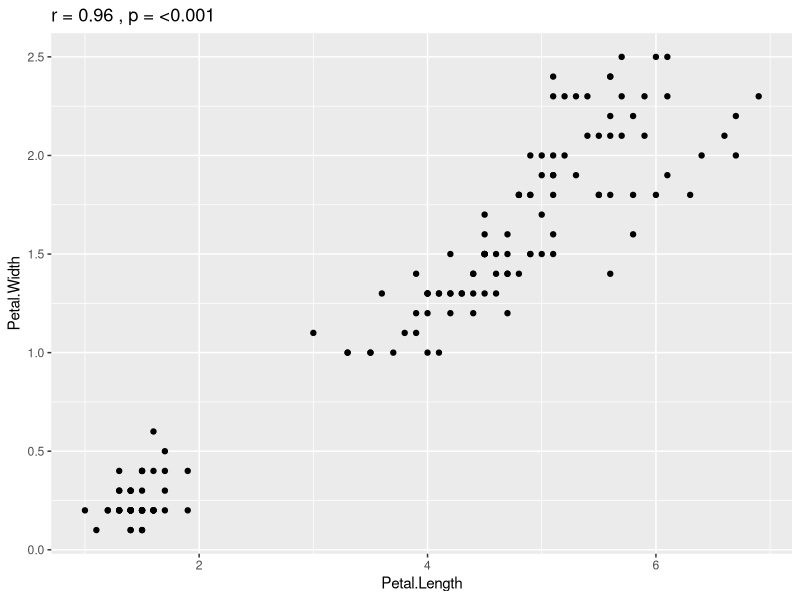
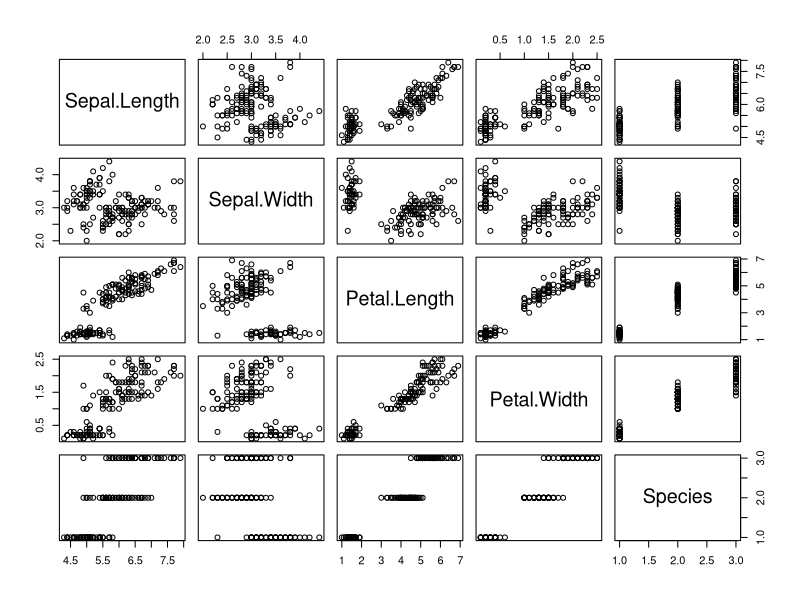
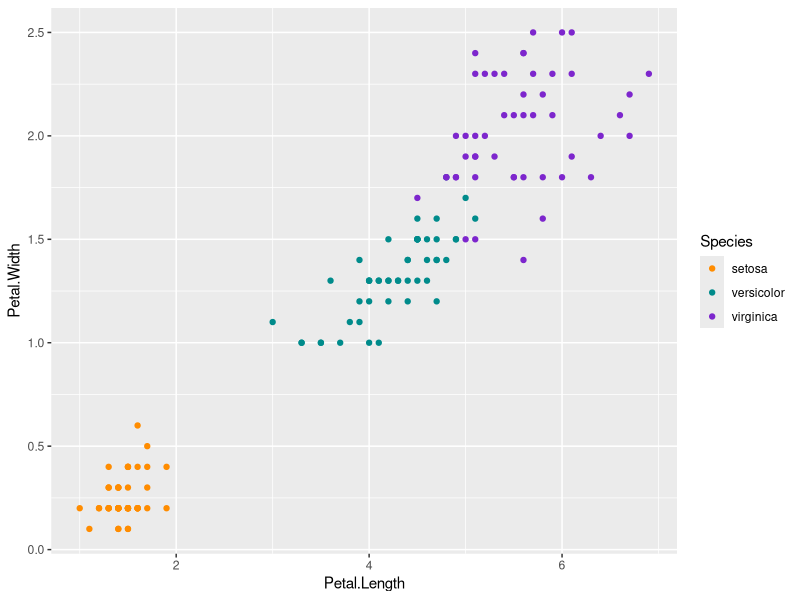
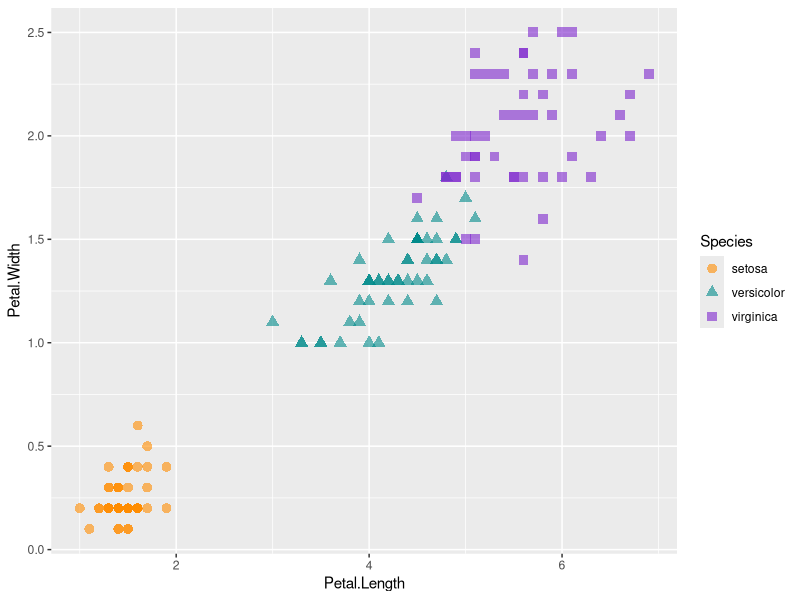
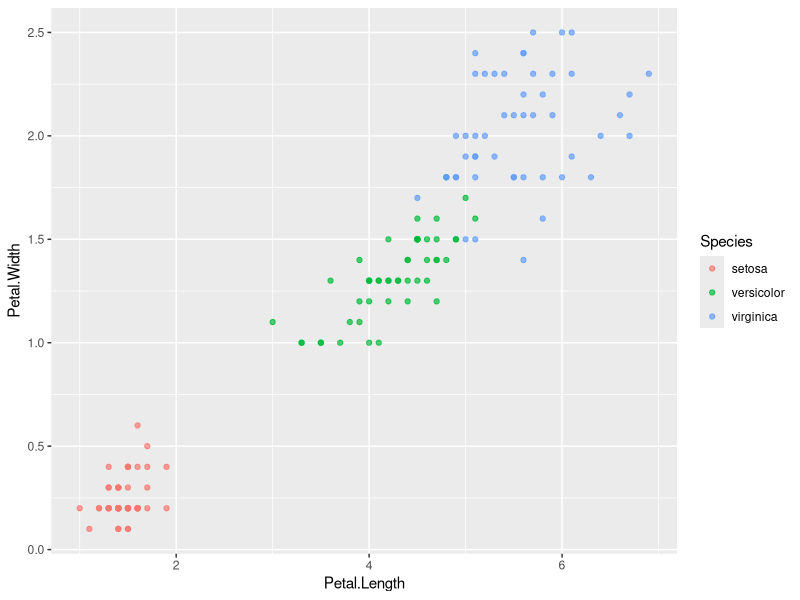
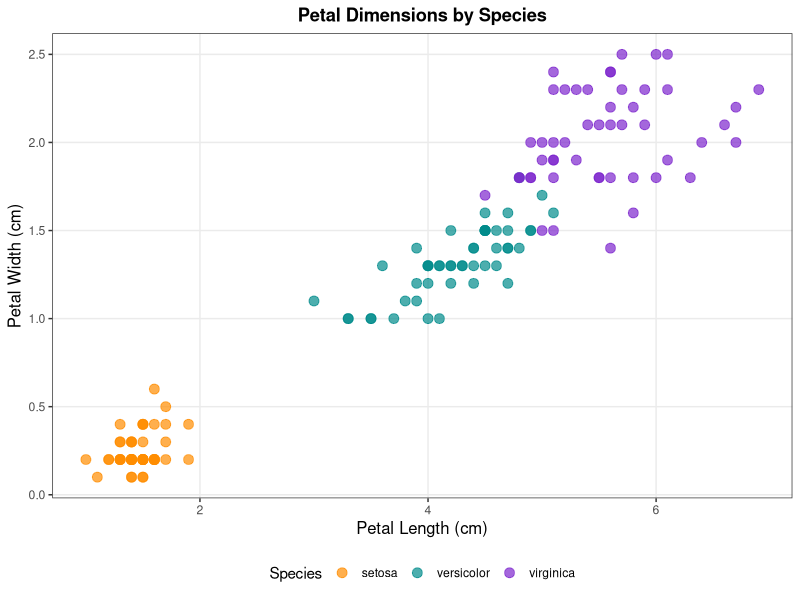
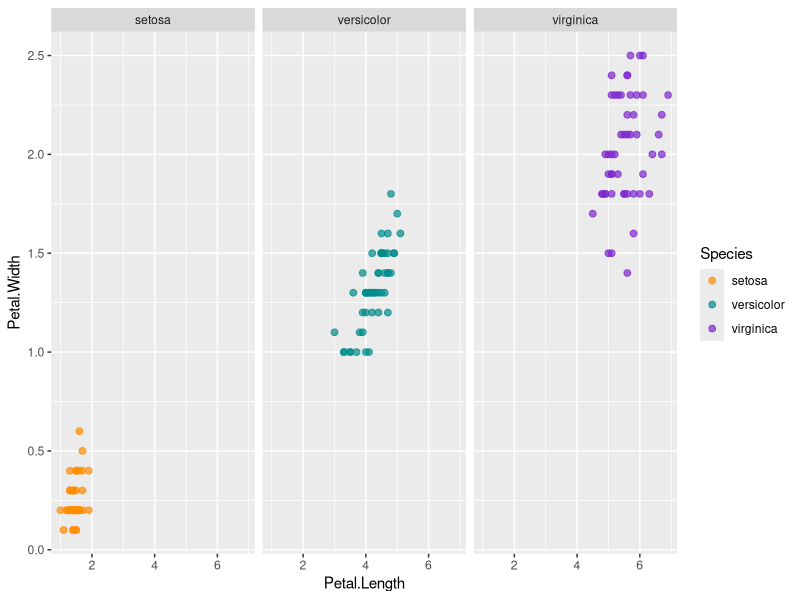
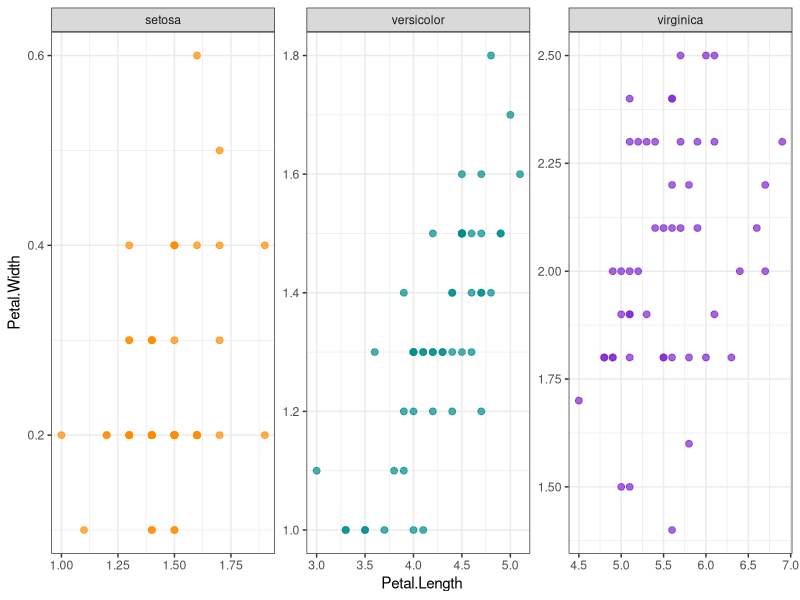

Write R code to recreate these figures, in order.
# MES 503 Week 3 Lab - Correlation + Making Visuals Pretty
# This script includes a coding exercise designed to build your understanding of 
# correlation while also learning more about customzing ggplot visuals

# Created by Kayla Blincow 9/1/2026
#------------------------------------------------------------------------------


####INTRODUCTION####

# This week we're going to work with the iris dataset, a classic dataset in R
# that was collected by Edgar Anderson and made famous by statistician Ronald
# Fisher in 1936. It contains measurements of 150 flowers from three species
# of iris (setosa, versicolor, and virginica), including the length and width
# of their petals and sepals.

# We're going to use this dataset to explore the concept of CORRELATION -
# whether and how strongly two numeric variables are related to one another -
# and to level up our ggplot2 skills by learning how to customize the look of
# our plots rather than relying on the defaults.



####SET UP MY SCRIPT####

# clear your workspace
rm(list = ls())
# WRITE NOTES ABOUT WHAT THIS DOES HERE AND WHY YOU SHOULD BE CAREFUL WITH IT.

# load necessary packages
library(ggplot2) #our data viz package

# the iris dataset comes built into R, so we don't need to read in a csv file!
# create an object to house our data
flowers <- iris

# take a look at the first six rows of the data
head(flowers)

# check out the structure of the dataset - what variables do we have, and
# what type of data is in each column?
str(flowers)

# Thoughts? What do the columns mean? How many species are there?
#WRITE NOTES HERE


####WHAT IS CORRELATION?####

# Correlation describes the strength AND direction of a relationship between
# two numeric variables. It is often summarized using a correlation
# coefficient (r), which ranges from -1 to 1:
#   - values close to  1 indicate a strong POSITIVE relationship
#     (as one variable increases, so does the other)
#   - values close to -1 indicate a strong NEGATIVE relationship
#     (as one variable increases, the other decreases)
#   - values close to  0 indicate a weak or no linear relationship

# We can calculate a correlation coefficient using the cor() function.
# Let's see how petal length and petal width are related.
cor(flowers$Petal.Length, flowers$Petal.Width)

# What happened? 
# What does the "$" notation do?
# What does this value tell you about the relationship between petal length and 
# petal width?
#WRITE NOTES HERE

# YOUR TURN
# Calculate the correlation coefficient between sepal length and sepal width.

####FILL IN CODE HERE####


# How does this value compare to the petal length/width correlation? What
# does that tell you?
#WRITE YOUR ANSWER HERE





####IS THAT CORRELATION SIGNIFICANT?####

# cor() gives us the strength/direction of a relationship, but it doesn't
# tell us whether that relationship is statistically significant, or could
# plausibly have arisen just by chance. For that, we need a hypothesis test!

# We can use cor.test() to run a Pearson's correlation test. This test
# assumes both variables are roughly normally distributed and that their
# relationship is linear. It gives us:
#   - t: the test statistic
#   - df: degrees of freedom
#   - p-value: the probability of seeing a correlation this strong (or
#     stronger) if there were truly NO relationship between the variables
#   - a 95% confidence interval for the true correlation coefficient
#   - cor: the correlation coefficient itself (same as what cor() gives you)

# Let's test whether petal length and petal width are significantly
# correlated.
cor.test(flowers$Petal.Length, flowers$Petal.Width, method = "pearson")

# What happened? Look at the p-value - using an alpha (significance
# threshold) of 0.05, would you conclude that petal length and petal width
# are significantly correlated?
#WRITE NOTES HERE

# We can also save the results of our test as an object, which lets us pull
# out specific pieces of it (handy for reporting results or adding them to
# a plot!).
petal_cor <- cor.test(flowers$Petal.Length, flowers$Petal.Width, method = "pearson")

# look at the structure of our saved test object - what pieces does it contain?
str(petal_cor)
# psst... you can also check it out in your workspace pane in the upper right corner

# pull out just the p-value
petal_cor$p.value

# pull out just the correlation coefficient
petal_cor$estimate

# YOUR TURN
# Run a Pearson's correlation test between sepal length and sepal width, and
# save the results as an object called sepal_cor.

####FILL IN CODE HERE####


# Is the relationship between sepal length and sepal width statistically
# significant? How does the strength (r) of this relationship compare to the
# petal length/petal width relationship?
#WRITE YOUR ANSWER HERE


# Correlation coefficients and test statistics are useful, but visualizing
# the relationship helps us understand it more intuitively (and can reveal
# patterns that a single number might hide, like non-linear relationships or
# the influence of outliers/groups).

# We can use a scatterplot to visualize the relationship between two numeric
# variables, and add the correlation coefficient AND p-value right onto our
# plot title using paste()!

ggplot(data = flowers, #specify our data
       mapping = aes(x = Petal.Length, #petal length on the x axis
                     y = Petal.Width)) + #petal width on the y axis
  geom_point() + #scatterplot of points
  labs(title = paste("r =", round(petal_cor$estimate, 2),
                     ", p =", format.pval(petal_cor$p.value, digits = 2, eps = 0.001)))
#paste() glues text together, round() rounds our correlation coefficient to
#2 decimal places, and format.pval() formats our p-value nicely (and
#handles very small p-values using the eps argument)

# NOTE: p-values very close to zero (like this one!) will often be reported
# by R as "< 2.2e-16" - this is scientific notation, and it means the p-value
# is smaller than R can precisely calculate/display, NOT that it is exactly
# zero.

# Do you notice anything weird about this visual? Try adapting the visual to 
# explore any weirdnesses you see.

#FILL IN CODE HERE




#NOTE: sometimes ggplot is a little overkill... If you want to take a quick look
#at relationships between variables you can use the Base R plot() function
plot(flowers)
#not pretty but gets the job done for taking a quick look

####CUSTOMIZING YOUR PLOTS####

# So far we've mostly used ggplot2's default settings. Now let's learn how to
# take control of the look of our plots! This is useful for making your
# figures more readable, more visually appealing, and ready for a
# presentation or publication.


###Custom Color Palettes###

# By default, ggplot2 picks colors for us. But we can define our own! There
# are a few ways to do this - here we'll use scale_color_manual() to assign
# specific colors to each species.

# Spend some time looking at the code below and draw what you think the
# resulting plot will look like before running it.

ggplot(data = flowers,
       mapping = aes(x = Petal.Length,
                     y = Petal.Width,
                     color = Species)) + #color points by species
  geom_point() +
  scale_color_manual(values = c("setosa" = "darkorange", #assign a color to each level
                                "versicolor" = "cyan4",
                                "virginica" = "purple3"))

# You can use hex codes too! (e.g. "#E69F00" instead of "darkorange")
# Try a site like https://coolors.co/ or https://r-graph-gallery.com/color-palette-finder
# if you want some inspiration for color palettes.


###Changing Shape, Size, and Alpha###

# We can also map variables to POINT SHAPE, and manually control point SIZE
# and ALPHA (transparency) to help with overplotting (when points overlap
# and become hard to distinguish).

ggplot(data = flowers,
       mapping = aes(x = Petal.Length,
                     y = Petal.Width,
                     color = Species,
                     shape = Species)) + #map shape to species too
  geom_point(size = 3, #make our points bigger
             alpha = 0.6) + #make our points 60% opaque (partially see-through)
  scale_color_manual(values = c("setosa" = "darkorange",
                                "versicolor" = "cyan4",
                                "virginica" = "purple3")) +
  scale_shape_manual(values = c("setosa" = 16, #circle
                                "versicolor" = 17, #triangle
                                "virginica" = 15)) #square

# What did changing alpha do for you here? Why might that be useful with a
# larger dataset?
#WRITE YOUR ANSWER HERE

# Note: size and alpha can also be set OUTSIDE of aes() (as we did above) when
# they apply to ALL points equally, or INSIDE of aes() if you want them to
# vary based on a variable in your data (e.g., size = Sepal.Length).

# YOUR TURN
# Modify the code below so that point SIZE varies based on Sepal.Length
# (HINT: where does size need to go if it depends on a variable?)

ggplot(data = flowers,
       mapping = aes(x = Petal.Length,
                     y = Petal.Width,
                     color = Species)) +
  geom_point(alpha = 0.7) #FIX ME - map size to Sepal.Length


###Controlling the Theme###

# Themes control the non-data elements of your plot: background, gridlines,
# fonts, legend position, etc. ggplot2 comes with several built-in themes
# (theme_bw(), theme_minimal(), theme_classic(), theme_light()) but you can
# also customize individual elements using theme().

ggplot(data = flowers,
       mapping = aes(x = Petal.Length,
                     y = Petal.Width,
                     color = Species)) +
  geom_point(size = 3, alpha = 0.7) +
  scale_color_manual(values = c("setosa" = "darkorange",
                                "versicolor" = "cyan4",
                                "virginica" = "purple3")) +
  labs(x = "Petal Length (cm)",
       y = "Petal Width (cm)",
       title = "Petal Dimensions by Species",
       color = "Species") +
  theme_bw() + #start with a clean built-in theme
  theme(plot.title = element_text(hjust = 0.5, face = "bold"), #center + bold the title
        legend.position = "bottom", #move the legend
        axis.title = element_text(size = 12), #resize axis titles
        panel.grid.minor = element_blank()) #remove minor gridlines

# Try changing legend.position to "top", "right", "left", or "none". What
# happens? What about changing theme_bw() to theme_minimal() or
# theme_classic()?
#WRITE YOUR NOTES HERE



###Splitting Your Plot with facet_wrap()###

# So far we've used color to distinguish species within a single plot. Another
# powerful way to compare groups is to split your plot into multiple small
# "panels" - one per group - using facet_wrap(). This is often called "small
# multiples" and can make group-level patterns much easier to see than
# cramming everything into one panel.

# facet_wrap() takes a formula (using a tilde ~) telling it which variable to
# split by.

# Spend some time looking at the code below and draw what you think the
# resulting plot will look like before running it.

ggplot(data = flowers,
       mapping = aes(x = Petal.Length,
                     y = Petal.Width,
                     color = Species)) +
  geom_point(size = 2, alpha = 0.7) +
  scale_color_manual(values = c("setosa" = "darkorange",
                                "versicolor" = "cyan4",
                                "virginica" = "purple3")) +
  facet_wrap(~ Species) #split into one panel per species

# What happened? How does seeing each species in its own panel change how you
# interpret the relationship between petal length and petal width, compared
# to the single-panel version from earlier?
#WRITE YOUR NOTES HERE

# facet_wrap() has some handy arguments for controlling panel layout:
#   - nrow / ncol: control how many rows or columns of panels to use
#   - scales: by default all panels share the same axis ranges ("fixed"), but
#     you can free them up with "free", "free_x", or "free_y" if the groups
#     have very different ranges

ggplot(data = flowers,
       mapping = aes(x = Petal.Length,
                     y = Petal.Width,
                     color = Species)) +
  geom_point(size = 2, alpha = 0.7) +
  scale_color_manual(values = c("setosa" = "darkorange",
                                "versicolor" = "cyan4",
                                "virginica" = "purple3")) +
  facet_wrap(~ Species, nrow = 1, scales = "free") + #one row, each panel gets its own axis scale
  theme_bw() +
  theme(legend.position = "none") #legend is redundant now that panels are labeled

# Since each panel is already labeled by species, do we still need the color
# legend? What did setting legend.position = "none" do?
#WRITE YOUR ANSWER HERE

# YOUR TURN
# Use facet_wrap() to create a plot with one panel per species showing the
# relationship between sepal length and sepal width. Customize the point
# color, size, and alpha, and pick a theme of your choosing.

####FILL IN CODE HERE####



# YOUR TURN
# Below, build your own fully customized plot exploring the relationship
# between sepal length and sepal width by species. Include:
#   - a custom color palette (scale_color_manual)
#   - custom point shapes by species (scale_shape_manual)
#   - a point size and alpha of your choosing
#   - informative axis and legend labels (labs())
#   - at least TWO customized theme elements (theme())





####FINAL EXERCISE####
# Using the iris dataset, address the following research questions. For each
# plot, use at least one custom color palette AND one other customization
# (shape, size, alpha, or theme element) covered in this lab.
#
#   - Is sepal length correlated with petal length? Run a Pearson's
#     correlation test (report the r value AND the p-value) AND create a
#     customized scatterplot to visualize the relationship.
#   - Does the strength and significance of the relationship between petal
#     length and petal width differ across species? (HINT: try running
#     cor.test() separately for each species using subset() or filtering
#     your data, and use facet_wrap() to visualize each species separately)
#   - Create a scatterplot of sepal length vs. sepal width. Does this
#     relationship look the same across the whole dataset as it does within
#     each individual species? What might explain any differences you see?
#     Is the whole-dataset relationship statistically significant?
#
# HINT: For more ggplot2 customization ideas and color palette options, see
# https://r-graph-gallery.com/ggplot2-package.html and
# https://r-graph-gallery.com/color-palette-finder



####EXTRA CHALLENGE (OPTIONAL - FOR THE BRAVE)####

# Open the image "Week3_Challenge_Target_Plot.png" provided alongside this
# script. Your job is to write ggplot2 code that recreates this plot AS
# CLOSELY AS POSSIBLE, using the iris dataset.

# This is a HEATMAP showing the Pearson correlation coefficient between every
# pair of the four numeric iris variables (Sepal.Length, Sepal.Width,
# Petal.Length, Petal.Width), with the correlation value printed on each tile.

# This challenge pulls together everything from this lab (correlation,
# custom color scales) AND pushes you to look up a few new things on your
# own. Some notes to help you get there:

# 1. DATA SHAPE: the ggplot2 function for making heatmaps needs
#    "long" format data - one row per x/y/fill combination - not the wide
#    correlation matrix that cor() gives you. You'll need to:
#      a) calculate the correlation matrix for the 4 numeric variables
#         (HINT: cor() works on a whole data frame at once, not just two
#         variables - try cor(flowers[, 1:4]))
#      b) reshape that matrix into a long format data frame with columns for
#         Var1 (row variable), Var2 (column variable), and value (the
#         correlation). 

# 2. CUSTOM COLOR GRADIENT: notice the color scale is NOT a default ggplot2
#    gradient - it's a custom diverging scale (one color for negative
#    correlations, a light neutral color at zero, another color for positive
#    correlations). Look for a ggplot2 function which lets you set
#    low/mid/high colors and a midpoint.


# 3. ATYPICAL BACKGROUND: look closely at the background of the plot. There
#    are TWO background elements at play here - the background of the plot
#    PANEL (where the tiles are) and the background of the OVERALL plot
#    (everything else). Both have been changed from ggplot2's defaults using
#    theme(). 

# This is meant to be genuinely challenging! You will likely need to search
# for some of these functions on your own (try ?function_of_interest
# or a search engine) - that's an important R skill in itself. Don't worry
# about matching the EXACT colors or spacing perfectly; focus on getting the
# key structural elements right: a heatmap, a custom diverging color scale,
# a left-positioned legend, and a non-default background.

####FILL IN CODE HERE####
